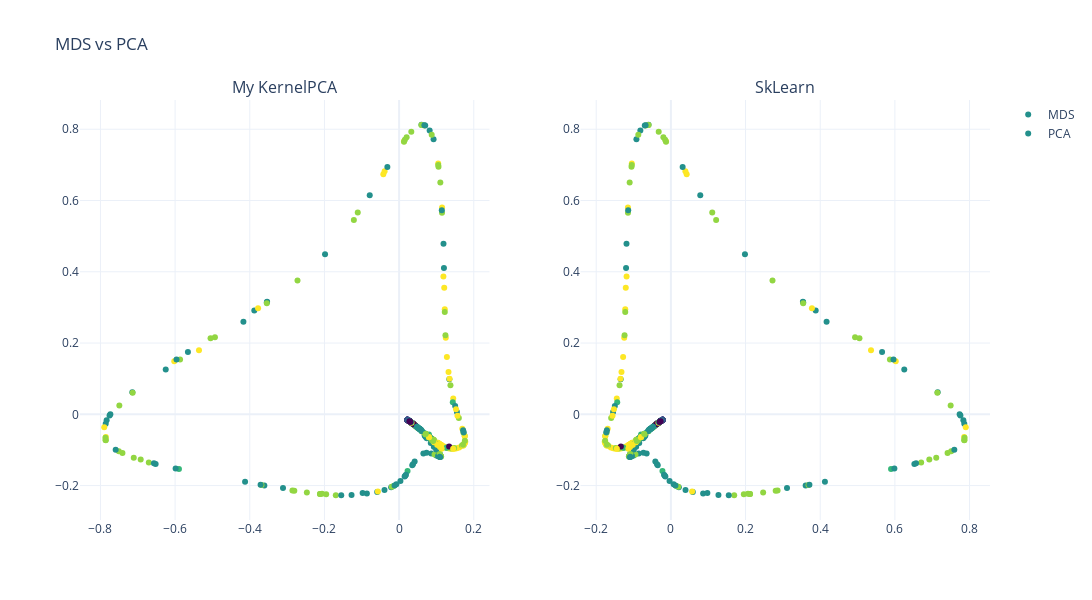

Notebook code cell kept with this figure:
### Code cell
def rbf_kernel(X1, X2, gamma=0.1):
    sq_dist = np.sum(X1**2, axis=1).reshape(-1, 1) + np.sum(X2**2, axis=1) - 2 * (X1 @ X2.T)
    return np.exp(-gamma * np.maximum(sq_dist, 0))

my_kpca = My_KernelPCA(rbf_kernel)
my_kpca.fit(X_train[:500], 0.000001) 
my_proj = my_kpca.transform(X_train[:500], 2)

sk_kpca = KernelPCA(2, kernel='rbf', gamma=0.000001)
sk_proj = sk_kpca.fit_transform(X_train[:500])

color_codes = Y_train[:500].astype('category').cat.codes

fig = make_subplots(
    rows=1, cols=2, 
    subplot_titles=("My KernelPCA", "SkLearn")
)
fig.add_trace(
    go.Scatter(
        x=my_proj[:, 0], y=my_proj[:, 1], 
        mode='markers', 
        marker=dict(
            color=color_codes, 
            colorscale='Viridis',
            showscale=False
        ),
        text=Y_train[:500],
        name="MDS"
    ),
    row=1, col=1
)

fig.add_trace(
    go.Scatter(
        x=sk_proj[:, 0], y=sk_proj[:, 1], 
        mode='markers', 
        marker=dict(
            color=color_codes, 
            colorscale='Viridis',
            showscale=False
        ),
        text=Y_train[:500],
        name="PCA"
    ),
    row=1, col=2
)

fig.update_layout(
    height=600, 
    width=1200, 
    title_text="MDS vs PCA",
    template="plotly_white"
)

fig.show()

### Figure 1 — Plotly figure (JSON) as saved in the notebook; plotly's stock layout.template omitted (floating-point values rounded to 4 significant figures; data arrays with more than 128 entries replaced by an {"elided": "..."} marker saying what was removed)
{"data": [{"marker": {"color": {"elided": "500 int values"}, "colorscale": [[0, "#440154"], [0.1111, "#482878"], [0.2222, "#3e4989"], [0.3333, "#31688e"], [0.4444, "#26828e"], [0.5556, "#1f9e89"], [0.6667, "#35b779"], [0.7778, "#6ece58"], [0.8889, "#b5de2b"], [1, "#fde725"]], "showscale": false}, "mode": "markers", "name": "MDS", "text": {"elided": "500 str values"}, "type": "scatter", "x": {"elided": "500 float values"}, "xaxis": "x", "y": {"elided": "500 float values"}, "yaxis": "y"}, {"marker": {"color": {"elided": "500 int values"}, "colorscale": [[0, "#440154"], [0.1111, "#482878"], [0.2222, "#3e4989"], [0.3333, "#31688e"], [0.4444, "#26828e"], [0.5556, "#1f9e89"], [0.6667, "#35b779"], [0.7778, "#6ece58"], [0.8889, "#b5de2b"], [1, "#fde725"]], "showscale": false}, "mode": "markers", "name": "PCA", "text": {"elided": "500 str values"}, "type": "scatter", "x": {"elided": "500 float values"}, "xaxis": "x2", "y": {"elided": "500 float values"}, "yaxis": "y2"}], "layout": {"annotations": [{"font": {"size": 16}, "showarrow": false, "text": "My KernelPCA", "x": 0.225, "xanchor": "center", "xref": "paper", "y": 1, "yanchor": "bottom", "yref": "paper"}, {"font": {"size": 16}, "showarrow": false, "text": "SkLearn", "x": 0.775, "xanchor": "center", "xref": "paper", "y": 1, "yanchor": "bottom", "yref": "paper"}], "height": 600, "title": {"text": "MDS vs PCA"}, "width": 1200, "xaxis": {"anchor": "y", "domain": [0, 0.45]}, "xaxis2": {"anchor": "y2", "domain": [0.55, 1]}, "yaxis": {"anchor": "x", "domain": [0, 1]}, "yaxis2": {"anchor": "x2", "domain": [0, 1]}}}
